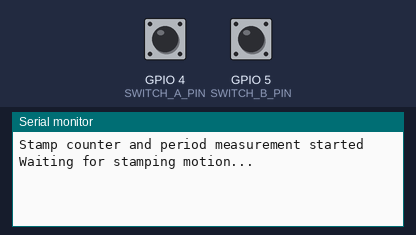
Bench run of a sketch on a simulated ESP32. On the bench: the last lines printed to the serial monitor. The test bench sets the inputs (shaded band); at power-on: GPIO 4 (SWITCH_A_PIN) HIGH, GPIO 5 (SWITCH_B_PIN) HIGH.

Above: at 1.2 s.
1.3 s: GPIO 4 (SWITCH_A_PIN) pulsed LOW 5 times (0.12 s each, 0.3 s apart)
At 5.6 s:
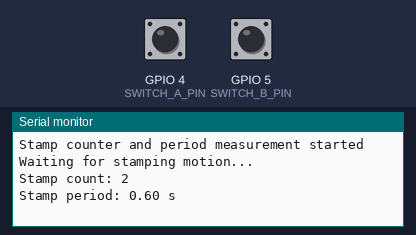
5.8 s: GPIO 4 (SWITCH_A_PIN) pulled LOW for 0.15 s
At 11.4 s:
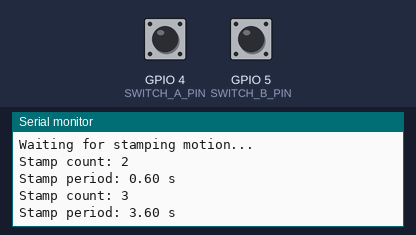

Measured:
- after the input at 1.3 s, the serial monitor: prints a new line after 3.7 s (image 1)
- after the input at 5.8 s, the serial monitor: prints a new line after 4.2 s (image 2)

The sketch:

esp32_plus_ai_2.ino
```cpp
const int SWITCH_A_PIN = 4;
const int SWITCH_B_PIN = 5;

unsigned long actionCount = 0;
unsigned long stampCount = 0;

unsigned long lastActionTime = 0;
unsigned long lastStampTime = 0;
unsigned long stampPeriod = 0;

unsigned long lastPrintTime = 0;

bool switchReleased = true;
unsigned long lastChangeTime = 0;

const unsigned long debounceTime = 50;
const unsigned long printInterval = 5000;

void setup() {
  Serial.begin(115200);

  pinMode(SWITCH_A_PIN, INPUT_PULLUP);
  pinMode(SWITCH_B_PIN, INPUT_PULLUP);

  Serial.println("Stamp counter and period measurement started");
  Serial.println("Waiting for stamping motion...");
}

void loop() {
  unsigned long currentTime = millis();

  bool switchAActive = digitalRead(SWITCH_A_PIN) == LOW;
  bool switchBActive = digitalRead(SWITCH_B_PIN) == LOW;

  // 两个触点都没有接地，表示开关已经释放
  bool released = !switchAActive && !switchBActive;

  if (released &&
      currentTime - lastChangeTime >= debounceTime) {
    switchReleased = true;
  }

  // 检测一次有效开关动作
  if ((switchAActive || switchBActive) &&
      switchReleased &&
      currentTime - lastChangeTime >= debounceTime) {

    actionCount++;
    switchReleased = false;
    lastChangeTime = currentTime;

    // 每两次动作计为一次冲压
    if (actionCount % 2 == 0) {
      stampCount++;

      // 从第二次冲压开始计算周期
      if (lastStampTime != 0) {
        stampPeriod = currentTime - lastStampTime;
      }

      lastStampTime = currentTime;
    }
  }

  // 每5秒输出一次数据
  if (currentTime - lastPrintTime >= printInterval) {
    lastPrintTime = currentTime;

    Serial.print("Stamp count: ");
    Serial.println(stampCount);

    if (stampPeriod > 0) {
      Serial.print("Stamp period: ");
      Serial.print(stampPeriod / 1000.0, 2);
      Serial.println(" s");
    } else {
      Serial.println("Stamp period: waiting for next complete cycle");
    }
  }
}
```
